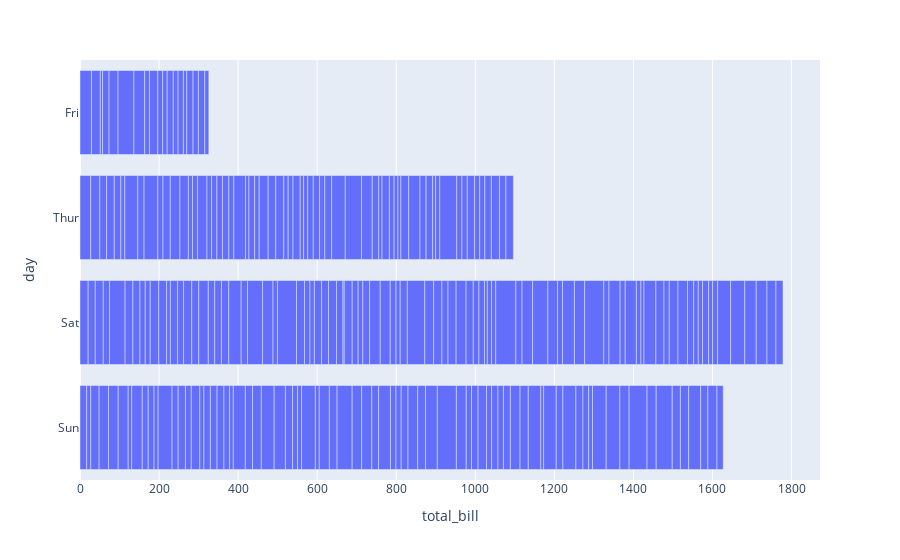

Notebook code for this chart:
### Code cell
import plotly.express as px
df = px.data.tips()
fig = px.bar(df, x="total_bill", y="day", orientation='h')
fig.show()

### Figure 1 — Plotly figure (JSON) as saved in the notebook; plotly's stock layout.template omitted (floating-point values rounded to 4 significant figures; data arrays with more than 128 entries replaced by an {"elided": "..."} marker saying what was removed)
{"data": [{"alignmentgroup": "True", "hovertemplate": "total_bill=%{x}<br>day=%{y}<extra></extra>", "legendgroup": "", "marker": {"color": "#636efa", "pattern": {"shape": ""}}, "name": "", "offsetgroup": "", "orientation": "h", "showlegend": false, "textposition": "auto", "type": "bar", "x": {"elided": "244 float values"}, "xaxis": "x", "y": {"elided": "244 str values"}, "yaxis": "y"}], "layout": {"barmode": "relative", "legend": {"tracegroupgap": 0}, "margin": {"t": 60}, "xaxis": {"anchor": "y", "domain": [0, 1], "title": {"text": "total_bill"}}, "yaxis": {"anchor": "x", "domain": [0, 1], "title": {"text": "day"}}}}
